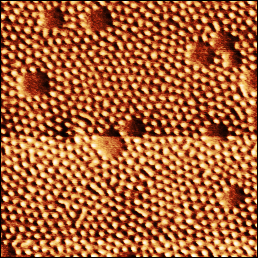
#> input picture Cnn_classifier_test/dots.png, 258 x 258 px; its folder holds 3 pictures in this run
$ python 2.2.dansegmentation.py
#> lines starting #> are read from the running program, lines starting #| are printed output that depends on the picture; after the words box and inside, x2 and y2 are one past the last pixel; in counts of white or black regions, pixels touching at a corner belong together
import os
from pathlib import Path
import numpy as np
import cv2
import pandas as pd
import matplotlib.pyplot as plt
from scipy.ndimage import distance_transform_edt, label as scipy_label
from skimage.morphology import skeletonize
from skimage.filters import threshold_niblack
from PIL import Image


def binarize_image(
    image_path,
    method="adaptive",
    output_path=None,
    output_dir="binarized",
    # Adaptive threshold parameters
    adaptive_method="gaussian",
    block_size=11,
    C=2,
    # Niblack parameters
    niblack_window=25,
    k=0.1,
    # Preprocessing
    blur="none",
    blur_ksize=5,
    equalize=False,
    clahe=False,
    # Combination
    combine_mode="OR",
    alpha=0.5,
):

#> called with image_path = 'Cnn_classifier_test/dots.png', method = 'adaptive', output_dir = 'binarized', adaptive_method = 'gaussian', block_size = 11, C = 2, niblack_window = 25, k = 0.1
    image_path = Path(image_path)
    if not image_path.exists():
        raise FileNotFoundError(f"Image not found: {image_path}")

    print(f"\n{'='*60}")
    print("Dan's Binarization")
    print(f"{'='*60}")
    print(f"Image: {image_path.name}")
    print(f"Method: {method}")

    # Load image
    img = cv2.imread(str(image_path))
#> img is the input picture: shape (258, 258, 3); mean B, G, R 53.3, 97.9, 170.3
    if img is None:
        raise ValueError(f"Failed to load image: {image_path}")

    # Convert to grayscale
    gray = cv2.cvtColor(img, cv2.COLOR_BGR2GRAY) if len(img.shape) == 3 else img.copy()
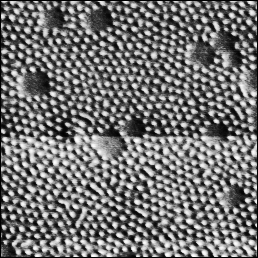
#> gray: shape (258, 258); min 0, max 255, mean 114.5
    processed = gray.copy()

    # Preprocessing
    if equalize:
        processed = cv2.equalizeHist(processed)
        print("  Preprocessing: Histogram equalization")

    if clahe:
        clahe_obj = cv2.createCLAHE(clipLimit=2.0, tileGridSize=(8, 8))
        processed = clahe_obj.apply(processed)
        print("  Preprocessing: CLAHE")

    if blur == "gaussian":
        processed = cv2.GaussianBlur(processed, (blur_ksize, blur_ksize), 0)
        print(f"  Preprocessing: Gaussian blur (kernel={blur_ksize})")
    elif blur == "median":
        processed = cv2.medianBlur(processed, blur_ksize)
        print(f"  Preprocessing: Median blur (kernel={blur_ksize})")
    elif blur == "bilateral":
        processed = cv2.bilateralFilter(processed, 9, 75, 75)
        print(f"  Preprocessing: Bilateral filter")

    # Thresholding
    thresh_adaptive = None
    thresh_niblack = None

    if method in ["adaptive", "both"]:
        method_flag = (
            cv2.ADAPTIVE_THRESH_GAUSSIAN_C
            if adaptive_method == "gaussian"
            else cv2.ADAPTIVE_THRESH_MEAN_C
        )
        thresh_adaptive = cv2.adaptiveThreshold(
            processed, 255, method_flag, cv2.THRESH_BINARY_INV, block_size, C
        )
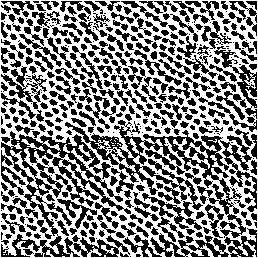
#> thresh_adaptive: shape (258, 258); 52.1% white; 428 black regions (116 under 20 px), largest, box (x1, y1, x2, y2) and area: (65, 120, 257, 238) 5224, (1, 131, 131, 257) 4695, (150, 233, 229, 257) 821
        print(
            f"  Adaptive threshold: method={adaptive_method}, block_size={block_size}, C={C}"
        )

    if method in ["niblack", "both"]:
        t_niblack = threshold_niblack(processed, window_size=niblack_window, k=k)
        thresh_niblack = (processed < t_niblack).astype(np.uint8) * 255
        print(f"  Niblack threshold: window={niblack_window}, k={k}")

    # Combine or select
    if method == "adaptive":
        final = thresh_adaptive
    elif method == "niblack":
        final = thresh_niblack
    elif method == "both":
        if combine_mode == "AND":
            final = cv2.bitwise_and(thresh_adaptive, thresh_niblack)
        elif combine_mode == "OR":
            final = cv2.bitwise_or(thresh_adaptive, thresh_niblack)
        elif combine_mode == "adaptive":
            final = thresh_adaptive
        elif combine_mode == "niblack":
            final = thresh_niblack
        elif combine_mode == "weighted":
            blend = alpha * thresh_adaptive.astype(np.float32) + (
                1 - alpha
            ) * thresh_niblack.astype(np.float32)
            final = (blend > 127).astype(np.uint8) * 255
        print(f"  Combination: {combine_mode}")

    # Calculate statistics
    blk_px_percent = np.sum(final == 255) / final.size * 100
#> blk_px_percent = 52.14
    print(f"  Black pixels: {blk_px_percent:.1f}%")
#|   Black pixels: 52.1%

    # Save
    if output_path is None:
        os.makedirs(output_dir, exist_ok=True)
        output_path = Path(output_dir) / f"{image_path.stem}_binary.png"

    cv2.imwrite(str(output_path), final)

    print(f"\n✓ Binary mask saved to: {output_path}")
    print(f"{'='*60}\n")

    return str(output_path)


def calculate_pixel_size(image_shape, image_size_um):
    return (image_size_um / image_shape[0]) * 1000


# [265 lines left out: functions ensure_minority_phase_black, label_black_regions, compute_voronoi_distances, extract_voronoi_boundaries, calculate_spacing_values, save_visualizations and 2 more, not called in this run]


if __name__ == "__main__":
    from pathlib import Path

    # Use relative paths
    script_dir = Path(__file__).parent
    test_image = script_dir / "Cnn_classifier_test" / "dots.png"

    binarize_image(
        image_path=str(test_image),
        method="adaptive",
        adaptive_method="gaussian",
        block_size=11,
        C=2,
        output_dir="binarized",
    )
